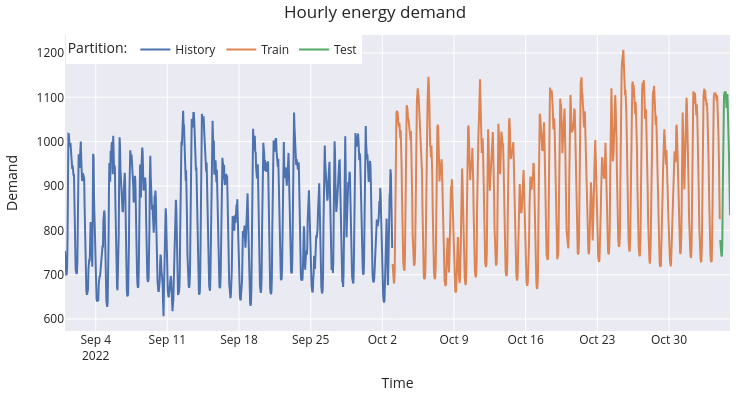

The notebook cell saved with this chart:
### Markdown cell above
# 🧪 Train–Val–Test split (time-aware)

* **What you’re doing:** carving the series into **three chronological blocks**:

  * **History (`data_train`)**: model learns patterns here (lags, seasonality).
  * **Validation (`data_val`)**: tune features/hyperparams and compare strategies.
  * **Test (`data_test`)**: **final, untouched** day for honest evaluation.

* **Why this matters:** time series must be split **forward in time** (no shuffling) to avoid **look-ahead leakage**. Each later block uses only information available up to its start.

* **Your ranges:**

  * `start_train → end_train` → **History**
  * `end_train → end_validation` → **Validation**
  * `end_validation → end_test` → **Test (target day)**
    The Plotly chart layers these as **History / Train / Test** so you can visually confirm boundaries and seasonality.

* **Tiny tips:**

  * Use timestamps that match your index granularity (e.g., `HH:00:00`).
  * Check that there’s **no overlap** between blocks (with hourly data, `...23:59:00` won’t match, so you’re safe).
  * For robust model choice, try **rolling/expanding** validation windows—not just a single split.

### Code cell
# Split data into train-val-test
# ==============================================================================
#data = data.loc['2022-01-01 00:00:00': '2022-12-31 23:00:00'].copy()
start_train = '2022-09-01 00:00:00'
end_train = '2022-10-02 23:59:00'
end_validation = '2022-11-03 23:59:00'
end_test = '2022-11-04 23:59:00'

data_train = data.loc[start_train: end_train, :].copy()
data_val   = data.loc[end_train:end_validation, :].copy()
data_test  = data.loc[end_validation:end_test, :].copy()

print(f"History      : {data_train.index.min()} --- {data_train.index.max()}  (n={len(data_train)})")
print(f"Training dates : {data_val.index.min()} --- {data_val.index.max()}  (n={len(data_val)})")
print(f"Test dates       : {data_test.index.min()} --- {data_test.index.max()}  (n={len(data_test)})")

# Interactive plot of time series
# ==============================================================================
fig = go.Figure()
fig.add_trace(go.Scatter(x=data_train.index, y=data_train['Demand'], mode='lines', name='History'))
fig.add_trace(go.Scatter(x=data_val.index, y=data_val['Demand'], mode='lines', name='Train'))
fig.add_trace(go.Scatter(x=data_test.index, y=data_test['Demand'], mode='lines', name='Test'))
fig.update_layout(
    title  = 'Hourly energy demand',
    xaxis_title="Time",
    yaxis_title="Demand",
    legend_title="Partition:",
    width=750,
    height=400,
    margin=dict(l=20, r=20, t=35, b=20),
    legend=dict(
        orientation="h",
        yanchor="top",
        y=1,
        xanchor="left",
        x=0.001
    )
)
#fig.update_xaxes(rangeslider_visible=True)
fig.show()

### Figure 1 — Plotly figure (JSON) as saved in the notebook; plotly's stock layout.template omitted (floating-point values rounded to 4 significant figures; data arrays with more than 128 entries replaced by an {"elided": "..."} marker saying what was removed)
{"data": [{"mode": "lines", "name": "History", "type": "scatter", "x": {"elided": "768 str values"}, "y": {"elided": "768 float values"}}, {"mode": "lines", "name": "Train", "type": "scatter", "x": {"elided": "768 str values"}, "y": {"elided": "768 float values"}}, {"mode": "lines", "name": "Test", "type": "scatter", "x": ["2022-11-04T00:00:00.000000000", "2022-11-04T01:00:00.000000000", "2022-11-04T02:00:00.000000000", "2022-11-04T03:00:00.000000000", "2022-11-04T04:00:00.000000000", "2022-11-04T05:00:00.000000000", "2022-11-04T06:00:00.000000000", "2022-11-04T07:00:00.000000000", "2022-11-04T08:00:00.000000000", "2022-11-04T09:00:00.000000000", "2022-11-04T10:00:00.000000000", "2022-11-04T11:00:00.000000000", "2022-11-04T12:00:00.000000000", "2022-11-04T13:00:00.000000000", "2022-11-04T14:00:00.000000000", "2022-11-04T15:00:00.000000000", "2022-11-04T16:00:00.000000000", "2022-11-04T17:00:00.000000000", "2022-11-04T18:00:00.000000000", "2022-11-04T19:00:00.000000000", "2022-11-04T20:00:00.000000000", "2022-11-04T21:00:00.000000000", "2022-11-04T22:00:00.000000000", "2022-11-04T23:00:00.000000000"], "y": [778.0, 760.6, 745.7, 742.5, 741.6, 773.7, 885.9, 998.7, 1070.0, 1104.0, 1110.0, 1113.0, 1109.0, 1113.0, 1092.0, 1076.0, 1086.0, 1107.0, 1080.0, 1035.0, 993.6, 950.4, 889.5, 833.9]}], "layout": {"height": 400, "legend": {"orientation": "h", "title": {"text": "Partition:"}, "x": 0.001, "xanchor": "left", "y": 1, "yanchor": "top"}, "margin": {"b": 20, "l": 20, "r": 20, "t": 35}, "title": {"text": "Hourly energy demand"}, "width": 750, "xaxis": {"autorange": true, "range": ["2022-09-01", "2022-11-04 23:00"], "title": {"text": "Time"}, "type": "date"}, "yaxis": {"autorange": true, "range": [573.0, 1240.0], "title": {"text": "Demand"}, "type": "linear"}}}
